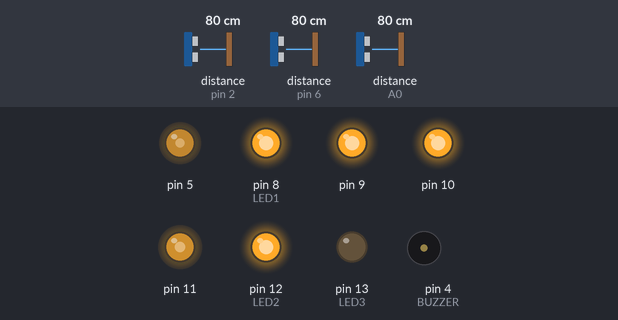
Bench run of a sketch on a simulated Arduino Uno, built with avr-gcc and run on an emulated ATmega328P. On the bench: output pins drawn as LEDs (lit = HIGH), buzzer (waves = sounding, pin HIGH). The test bench sets the inputs (shaded band); at power-on: distance to the obstacle (sensors on A0, pin 2, pin 6) 80 cm. The echo pulse lasts 58.3 µs per cm.

Above: at 1.4 s.
1.5 s: distance to the obstacle (sensor on A0) set to 2 cm
At 1.95 s:
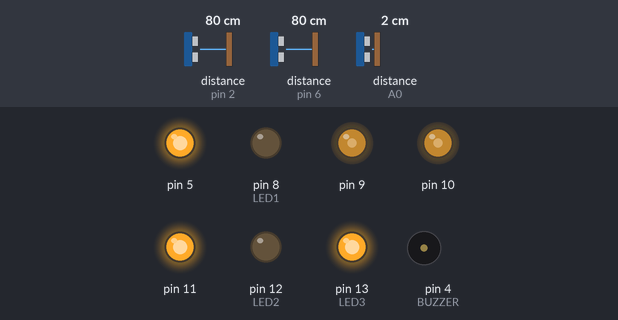
4.5 s: distance to the obstacle (sensor on pin 2) set to 9 cm
7.5 s: distance to the obstacle (sensor on pin 2) set to 6 cm
At 8.0 s:
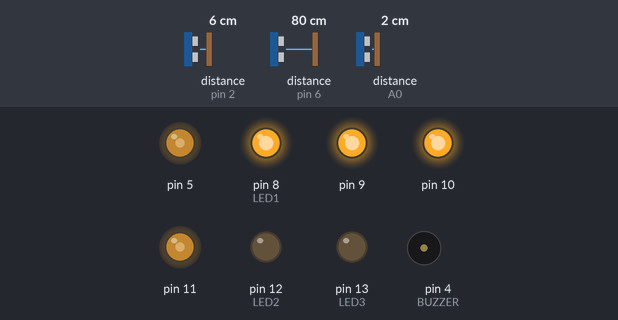
10.5 s: distance to the obstacle (sensor on pin 6) set to 9 cm
13.5 s: distance to the obstacle (sensor on pin 6) set to 6 cm
At 14.4 s:
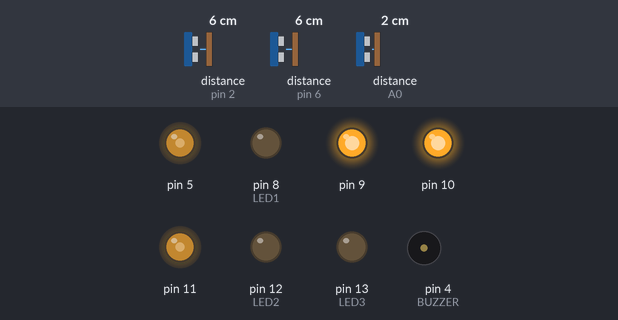
15.3 s: distance to the obstacle (sensor on A0) set to 8 cm
16.8 s: distance to the obstacle (sensor on A0) set to 11 cm
At 18.2 s:
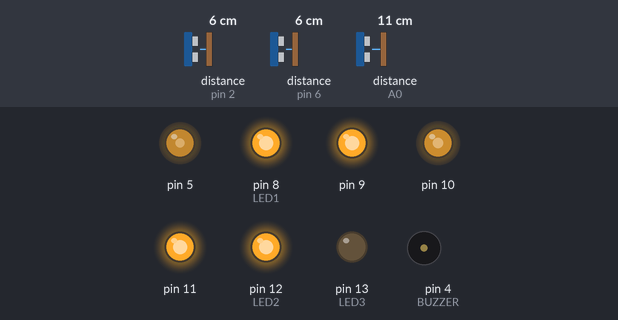
Timing chart, 0 to 19.6 s (numbered marks = the images above; inputs shaded):
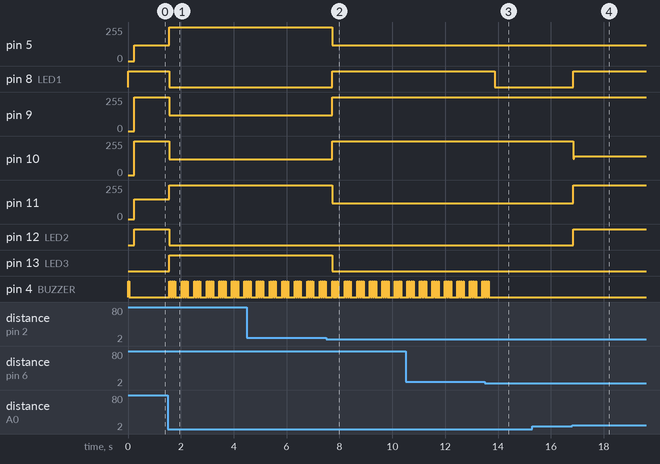

Measured:
- the behaviour switches between 8 and 7 cm on distance to the obstacle (sensor on pin 2) (found by bisection; images 1 and 2)
- the behaviour switches between 8 and 7 cm on distance to the obstacle (sensor on pin 6) (found by bisection; images 2 and 3)
- the behaviour switches between 9 and 10 cm on distance to the obstacle (sensor on A0) (found by bisection; images 3 and 4)
- after the input at 1.5 s, pin 5: 120/255 → 255/255 after 0.05 s; pin 8 (LED1), pin 12 (LED2): HIGH → LOW after 0.05 s; pin 9, pin 10: 255/255 → 120/255 after 0.05 s; pin 11: 147/255 → 255/255 after 0.05 s; pin 13 (LED3): LOW → HIGH after 0.05 s
- after the input at 7.5 s, pin 5, pin 11: 255/255 → 120/255 after 0.23 s; pin 8 (LED1): LOW → HIGH after 0.23 s; pin 9, pin 10: 120/255 → 255/255 after 0.23 s; pin 13 (LED3): HIGH → LOW after 0.23 s
- after the input at 13.5 s, pin 8 (LED1): HIGH → LOW after 0.38 s; pin 4 (BUZZER): goes on until 13.6 s, then stays LOW
- after the input at 15.3 s, every drawn part: stays the same
- after the input at 16.8 s, pin 8 (LED1), pin 12 (LED2): LOW → HIGH after 0.05 s; pin 10: 255/255 → 142/255 after 0.05 s; pin 11: 120/255 → 255/255 after 0.05 s

The sketch:

t-seo.ino
```cpp
#include <NewPing.h>
#include "DRV8833.h"               // Librería para controlar el driver de motores


/*** CONFIGURACIÓN ***/

// constantes de calibración:                 //             FUNCIONA:
const int SPEED = 135;                         // 0..255      SPEED = 85
const float KP = 11;                          // Máximo: ?   KP = 11
const float KD = 0.9;                           // Máximo: ?   KD = 1

const int MAX_CORRECTION = SPEED * 1.8;       // Limita la corrección máxima, debe ser como mucho SPEED * 2
const int CENTRO_DE_CELDA = (25 / 2) - 7.5;   // -5,5 original centro = 25cm/2 - distancia del sensor lateral desde el centro del robot

const int DISTANCIA_FRONTAL_MIN = 9;          // 7cm Distancia a la pared frontal, para evitar chocarla (en cm)
const int DELAY_GIRO_FRONTAL = 190;           // Tiempo que gira cuando detecta pared al frente (en ms). La idea es que gire 90º
const int DISTANCIA_IZQUIERDA_MIN = 7.4;
const int DISTANCIA_DERECHA_MIN = 7.4;

// Pines del Arduino utilizados
//const int PULSADOR1  =  0;
//const int PULSADOR2  =  1;

const int LED1 = 8;
const int LED2 = 12;
const int LED3 = 13;
const int BUZZER = 4;

// Configración sensores de distancia:
const int ULTRA1_TRIGGER = 7;
const int ULTRA1_ECHO = 6;
const int ULTRA2_TRIGGER = A1;
const int ULTRA2_ECHO = A0;
const int ULTRA3_TRIGGER = 3;
const int ULTRA3_ECHO = 2;

#define MAX_DISTANCE 27 // 50cm Maximum distance we want to ping for (in centimeters). Maximum sensor distance is rated at 400-500cm.
NewPing sonar_derecho(ULTRA1_TRIGGER, ULTRA1_ECHO, MAX_DISTANCE); // NewPing setup of pins and maximum distance.
NewPing sonar_frontal(ULTRA2_TRIGGER, ULTRA2_ECHO, MAX_DISTANCE); // NewPing setup of pins and maximum distance.
NewPing sonar_izquierdo(ULTRA3_TRIGGER, ULTRA3_ECHO, MAX_DISTANCE); // NewPing setup of pins and maximum distance.

// Configuración de motores:
DRV8833 motorIzq(5, 9);         // pines del Arduino que utiliza el motor izquierdo
DRV8833 motorDer(10, 11);        // pines del Arduino que utiliza el motor derecho


/*** GLOBAL VARIABLES ***/
bool robot_activado = false;
int ultima_posicion_lateral;

/**** SETUP ***/
void setup() {
  //pinMode(PULSADOR1, INPUT_PULLUP);
  //pinMode(PULSADOR2, INPUT_PULLUP);
  pinMode(LED1, OUTPUT);
  pinMode(LED2, OUTPUT);
  pinMode(LED3, OUTPUT);
  pinMode(BUZZER, OUTPUT);

  motorIzq.begin();
  motorDer.begin();

  robot_activado = true;          // Forzar activación a falta de pulsador
 indicar_estado(robot_activado);

  Serial.begin(9600);
  //test();   // probar lectura de sensores con Monitor Serial. Bloquea el resto del programa!
}


/**** LOOP ***/
void loop() {


  /*
    if (presiono(PULSADOR1)) {
      robot_activado = !robot_activado;
      indicar_estado(robot_activado);
    }
  */
  if (robot_activado) {
    recorrer();
  }
  else {
    motorIzq.stop();
    motorDer.stop();
  }
}


/*** CORRECCION LATERAL ***/
// lee la posición sobre la regleta, calcula la corrección y la aplica a los motores
int correccion_lateral(int distancia_lateral) {

  // calculo la posición:
  int posicion_lateral = CENTRO_DE_CELDA - distancia_lateral;

  // calculo la corrección:
  int correccion = (KP * posicion_lateral) + (KD * (posicion_lateral - ultima_posicion_lateral));

  ultima_posicion_lateral = posicion_lateral;


  // Aplico la corrección:
  if (correccion < 0) {     // giro hacia la derecha
    digitalWrite(LED1, HIGH);
    correccion = max(correccion, -MAX_CORRECTION);
    motorIzq.speed(SPEED);
    motorDer.speed(SPEED + correccion);

  }
  else {                            // giro hacia la izquierda
    digitalWrite(LED3, HIGH);
    correccion = min(correccion, MAX_CORRECTION);
    motorIzq.speed(SPEED - correccion);
    motorDer.speed(SPEED);

  }

/*
Serial.print("correccion: ");
Serial.print(correccion); // Send ping, get distance in cm and print result (0 = outside set distance range)
Serial.print(" - posicion_lateral: ");
Serial.print(posicion_lateral); // Send ping, get distance in cm and print result (0 = outside set distance range)
Serial.println("cm");
*/

  return correccion_lateral;
}

/**** CORRER ***/
// lee la posición sobre la regleta, calcula la corrección y la aplica a los motores
void recorrer(void) {

  delay(10);                     // Wait between pings. 29ms should be the shortest delay between pings.
  int distancia_frontal = sonar_frontal.ping_cm();
  if (distancia_frontal == 0) distancia_frontal = MAX_DISTANCE;

  delay(10);                     // Wait between pings. 29ms should be the shortest delay between pings.
  int distancia_derecha = sonar_derecho.ping_cm();
  if (distancia_derecha == 0) distancia_derecha = MAX_DISTANCE;

  delay(10);                     // Wait between pings. 29ms should be the shortest delay between pings.
  int distancia_izquierda = sonar_izquierdo.ping_cm();
  if (distancia_izquierda == 0) distancia_izquierda = MAX_DISTANCE;


  digitalWrite(LED1, LOW);
  digitalWrite(LED2, LOW);
  digitalWrite(LED3, LOW);


  if (distancia_frontal > DISTANCIA_FRONTAL_MIN) {       // SI TIENE LIBRE ADELANTE APLICA LA CORRECCION LATERAL

 correccion_lateral(distancia_derecha);
  digitalWrite(LED2, HIGH);
  }
 /*if (distancia_frontal < DISTANCIA_FRONTAL_MIN && distancia_izquierda > DISTANCIA_IZQUIERDA_MIN && distancia_derecha > DISTANCIA_DERECHA_MIN) // SI TIENE PARED EN FRENTE Y LIBRE A LOS COSTADOS, GIRA A LA DERECHA

    {
    motorIzq.speed(SPEED);                      //giro hacia la derecha
    motorDer.speed(-SPEED);

    digitalWrite(LED1, HIGH);
    beep(10, 25, 10);
    delay(DELAY_GIRO_FRONTAL);
     correccion_lateral(distancia_derecha);

 }
 */else if (distancia_frontal < DISTANCIA_FRONTAL_MIN && distancia_izquierda > DISTANCIA_IZQUIERDA_MIN ) // SI TIENE PARED EN FRENTE Y A LA DERECHA, GIRA A LA IZQUIERDA

   {
    motorIzq.speed(-SPEED);                      //giro hacia la izquierda
    motorDer.speed(SPEED);

    digitalWrite(LED3, HIGH);
    beep(10, 25, 10);
    delay(DELAY_GIRO_FRONTAL);
  }
  else if (distancia_frontal < DISTANCIA_FRONTAL_MIN && distancia_derecha > DISTANCIA_DERECHA_MIN ) // SI TIENE PARED EN FRENTE Y A LA IZQUIERDA, GIRA A LA DERECHA

   {
    motorIzq.speed(SPEED);                      //giro hacia la derecha
    motorDer.speed(-SPEED);

    digitalWrite(LED1, HIGH);
    beep(10, 25, 10);
    delay(DELAY_GIRO_FRONTAL);
  }
  //else if (distancia_)


}


/**** INDICAR ESTADO ***/
void indicar_estado(bool robot_activado) {

  digitalWrite(LED1, LOW);
  digitalWrite(LED2, LOW);
  digitalWrite(LED3, LOW);

  if (robot_activado == true) {
    digitalWrite(LED1, HIGH);
    beep(1, 100, 10);
    delay(100);         // Wait for that lazy hand to get out of the way
  }
  else {
    beep(3, 100, 10);
    delay(500);
    digitalWrite(LED2, HIGH);
  }
}
```

DRV8833.cpp
```cpp
/*
 * DRV833.h - Libreria para utilizar el driver de motores DRV8833.
 * Data sheet: https://www.pololu.com/file/download/drv8833.pdf?file_id=0J534
 *
 * V1.0 - 20220720
 *
 * Created by Mauricio Venanzoni.
 * Released into the public domain.
*/

#include "Arduino.h"
#include "DRV8833.h"

/*
 * Constructor: asigna los pines y la configuración inicial
 *
 * parámetros: pines del Arduino utilizados para controlar el motor
 */
DRV8833::DRV8833(int pin1, int pin2)
{
	_pin1 = pin1;
    _pin2 = pin2;
	_mode = SLOW_DECAY;		// modo por defecto
}

/*
 * begin(): completa la configuración del motor
 */
void DRV8833::begin()
{
	pinMode(_pin1, OUTPUT);
	pinMode(_pin2, OUTPUT);
	digitalWrite(_pin1, LOW);
	digitalWrite(_pin2, LOW);
}

/*
 * mode(): completa la configuración del motor
 *
 * parámetro: modo de funcionamiento del motor (FAST_DECAY o SLOW_DECAY)
 */
void DRV8833::mode(motorModeType mode)
{
	_mode = mode;
}


/*
 * stop(): frena el motor (modo SLOW_DECAY, freno rápido)
 */
void DRV8833::stop()
{
	digitalWrite(_pin1, HIGH);
	digitalWrite(_pin2, HIGH);
}


/*
 * free(): frena el motor de forma suave (modo FAST_DECAY)
 */
void DRV8833::free()
{
	digitalWrite(_pin1, LOW);
	digitalWrite(_pin2, LOW);
}

/*
 * speed(): cambia la velocidad del motor
 *
 * parámetro: velocidad del motor (-255 a 255)
 * 		Valores negativos para giro inverso.
 * 		0 = detenido
 */
void DRV8833::speed(int speed)
{
	if (_mode == FAST_DECAY) {
    	byte pwm = abs(speed);

		if (speed>0) {
			digitalWrite(_pin1, LOW);
			analogWrite(_pin2, pwm);
		}
		else {
			analogWrite(_pin1, pwm);
			digitalWrite(_pin2, LOW);
		}
	}

	else {   //  SLOW_DECAY
		byte pwm = 255 - abs(speed);

		if (speed>0) {
			analogWrite(_pin1, pwm);
			digitalWrite(_pin2, HIGH);
		}
		else {
			digitalWrite(_pin1, HIGH);
			analogWrite(_pin2, pwm);
		}
	}
}
```

DRV8833.h
```cpp
/*
 * DRV8833.h - Libreria para utilizar el driver de motores DRV8833.
 * Data sheet: https://www.pololu.com/file/download/drv8833.pdf?file_id=0J534
 *
 * V1.0 - 20220719
 *
 * Created by Mauricio Venanzoni.
 * Released into the public domain.
*/

#ifndef DRV8833_H
#define DRV8833_H

#include "Arduino.h"

enum motorModeType {
  			COAST = 0, FAST_DECAY = 0, LIBRE = 0,
  			BRAKE = 1, SLOW_DECAY = 1, FRENO = 1
};

class DRV8833
{
public:

	// Constructor for the class:
	DRV8833(int pin1, int pin2);

	void begin();

	// Motor control functions:
	void mode(motorModeType mode);
	void stop();
	void free();
	void speed(int speed);

private:
	int _pin1;
    int _pin2;
    motorModeType _mode;

};

#endif // DRV8833_H
```

extras.ino
```cpp
/* presiono(): lee el estado de un pulsador, evitando rebotes.
 *
 * Devuelve true si se presionó el pulsador.
 *
 * pin: Entrada del Arduino conectada al pulsador.
 */
bool presiono(uint8_t pin) {

  const uint8_t PRESIONADO = 0;    // Valor que devuelve al presionar el pulsador

  if (digitalRead(pin) == PRESIONADO) {

    // Evito rebotes del pulsador:
    delay(10);
    while (digitalRead(pin) == PRESIONADO) {
      delay(10);
    }
    return true;
  }
  else {
    return false;
  }
}


/** beep(): produce beeps de la duración indicada
 *
 * cantidad: numero de beeps (1..255)
 *
 * tiempo: duración de cada beep, en ms (0..65000)
 *
 * volumen: puede usarse para reducir el volumen o desactivalo. (0..10)
 */
void beep(uint8_t cantidad, int tiempo, uint8_t volumen) {

  if (volumen > 0) {

    long t_on = tiempo / (11 - volumen) / 2;
	  long t_off = tiempo - t_on;

	  for (byte beeps = 0; beeps < cantidad; beeps++) {
  		digitalWrite(BUZZER, HIGH);
  		delay(t_on);
  		digitalWrite(BUZZER, LOW);
  		delay(t_off);
	  }
	}
}


/* battery_level(): devuelve el nivel de tensión de la batería en milivolts.
 *
 * battery_pin: entrada análógica del Arduino conectada al positivo de la batería.
 * Se debe conectar mediante un divisor de tensión de la siguiente forma:
 *
 *    ┌─────[ R1 ]────┬───────┬──────◊ battery_pin
 *    │               │       │
 *  ─────             │       │
 *   ───             |R|     ─┴─
 *  ─────            |2|     ─┬─ C1
 *   ───              │       │
 *    │               │       │
 *    └───────────────┴───────┘
 *
 *  R1 = 6.8K   R2 = 3.3K
 *  Vmax de la batería = 15V.
 *  C1 = 100nF (Opcional, utilizar si hay picos de consumo al utilizar la función)
 *
*/
unsigned int battery_level(uint8_t battery_pin) {

                     // R2    R1     R2
  const int MAX_mV = ((3.3 + 6.8) / 3.3 * 5000);     // Tensión máxima que puede medir

  unsigned int vbat = map (analogRead(battery_pin), 0, 1023, 0, MAX_mV);

  return vbat;

}


/* battery_check(): indicación visual y sonora del nivel de de la batería.
 *
 * Utiliza la función battery_level() para medir la tensión (ver conexión).
 * Sirve para medir el estado de baterías de litio (tipo 18650 o lipo) de 1 a
 * 3 celdas (3.7-11.1V)
 *
 * celdas: número de celdas de la batería lipo (1, 2 o 3).
 *
 * battery_pin: entrada análógica del Arduino conectada al positivo de la
 * batería. Ver conexión en la función battery_level().
 *
 * led1: LED indicador de batería baja (V < 3.6V)
 * led2: LED indicador de batería media (3.6V < V < 4V)
 * led3: LED indicador de batería cargada (V > 4V)
 * buzzer: buzzer para emitir aviso sonoro. Se puede reemplazar por un LED
 *
 * Si la batería se encuentra por debajo de 3.3V se bloquea el programa y marca
 * continuamente batería baja + pitidos.
 *
*/
void battery_check(uint8_t celdas, uint8_t battery_pin, uint8_t led1,
                   uint8_t led2, uint8_t led3, uint8_t buzzer) {

  digitalWrite(led1, LOW);
  digitalWrite(led2, LOW);
  digitalWrite(led3, LOW);
  delay(100);

  uint16_t vbat = battery_level(battery_pin) / celdas;

  if (vbat <  3.30) {        // muy bajo!!!
    while(1) {
      digitalWrite(led1, HIGH);
      digitalWrite(BUZZER, HIGH);
      delay(500);
      digitalWrite(led1, LOW);
      digitalWrite(BUZZER, LOW);
      delay(1000);
    }
  }
  else if (vbat < 3.60) {     // nivel bajo
      digitalWrite(led1, HIGH);
      digitalWrite(BUZZER, HIGH);
      delay(1000);
      digitalWrite(BUZZER, LOW);
      delay(1000);
  }
  else if (vbat < 4.00) {     // nivel medio
      digitalWrite(led2, HIGH);
  }
  else {                      // nivel alto
    digitalWrite(led3, HIGH);
  }

  digitalWrite(BUZZER, HIGH);
  delay(100);
  digitalWrite(BUZZER, LOW);
  delay(900);
  digitalWrite(led1, LOW);
  digitalWrite(led2, LOW);
  digitalWrite(led3, LOW);
}

/**** TEST ***/
// Prueba LEDs y buzzer (2 destellos). Lee la distancia de los sensores y los muestra en el monitor serial.
void test(void) {

  digitalWrite(BUZZER, HIGH);
  delay(100);
  digitalWrite(BUZZER, LOW);


  digitalWrite(LED1, HIGH);
  digitalWrite(LED2, HIGH);
  digitalWrite(LED3, HIGH);
  delay(1000);
  digitalWrite(LED1, LOW);
  digitalWrite(LED2, LOW);
  digitalWrite(LED3, LOW);
  delay(1000);

  Serial.begin(9600);
  int distancia_frontal = sonar_frontal.ping_cm();
  int distancia_derecha = sonar_derecho.ping_cm();

  while(1) {
    delay(500);                     // Wait 50ms between pings (about 20 pings/sec). 29ms should be the shortest delay between pings.
    distancia_frontal = sonar_frontal.ping_cm();
    distancia_derecha = sonar_derecho.ping_cm();
    Serial.print("Frontal: ");
    Serial.print(distancia_frontal); // Send ping, get distance in cm and print result (0 = outside set distance range)
    Serial.print("cm   Derecha: ");
    Serial.print(distancia_derecha); // Send ping, get distance in cm and print result (0 = outside set distance range)
    Serial.println("cm");
  }
}
```
